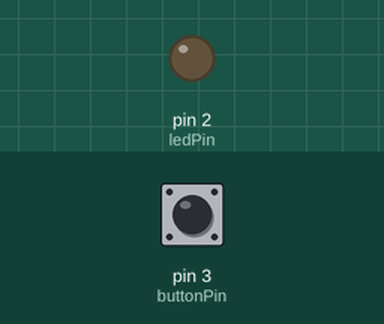
Bench run of a sketch on a simulated Arduino Leonardo, built with avr-gcc and run on an emulated ATmega32U4. On the bench: output pins drawn as LEDs (lit = HIGH). The test bench sets the inputs (shaded band); at power-on: pin 3 (buttonPin) HIGH. USB keyboard and mouse output is not drawn.

Above: at 1.2 s.
1.3 s: pin 3 (buttonPin) pulled LOW for 0.15 s
At 1.42 s:
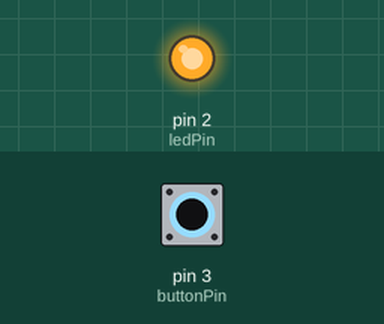
3.0 s: pin 3 (buttonPin) pulled LOW for 3.2 s
At 6.8 s:
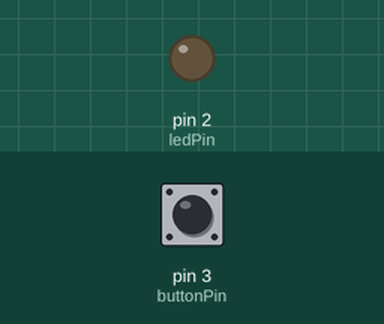
Timing chart, 0 to 8.3 s (numbered marks = the images above; inputs shaded):
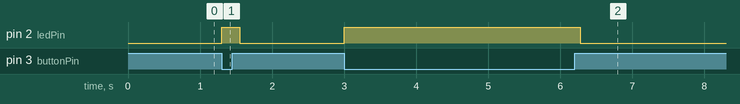

Measured:
- after the input at 1.3 s, pin 2 (ledPin): LOW → HIGH at once, → LOW 0.25 s later
- after the input at 3.0 s, pin 2 (ledPin): LOW → HIGH at once, → LOW 3.3 s later

The sketch:

push_media_play.ino
```cpp
#include <HID-Project.h>

const int buttonPin = 3;  // the number of the pushbutton pin
const int ledPin = 2;  // the number of the LED pin
int buttonVal = 0;

void setup() {
  pinMode(buttonPin, INPUT_PULLUP);
  pinMode(ledPin, OUTPUT);
  Consumer.begin();
}

void loop() {
  buttonVal = digitalRead(buttonPin);
  if (buttonVal == 0) {
    digitalWrite(ledPin, HIGH);
    delay(250);
    Consumer.write(MEDIA_PLAY_PAUSE);
  }
  else
    digitalWrite(ledPin, LOW);
}
```
